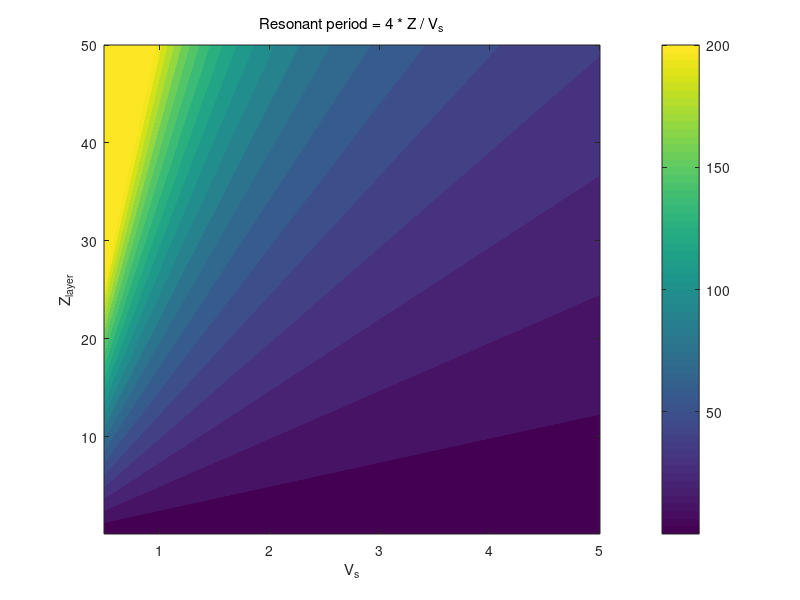

Reproduce this figure in MATLAB.
b = linspace(0.5,5,100); 
z = linspace(0.1,50,201); 

[z,b] = ndgrid(z,b); 

f = b./(4.*z); 
t = 1./f; 

figure(1); clf; hold on; box on; 
title('Resonant period = 4 * Z / V_s', 'fontweight', 'normal');
xlabel('V_s'); 
ylabel('Z_{layer}'); 
contourf(b, z, t, 40, 'LineColor', 'none'); 
cbar = colorbar(); 
caxis([0.001, 200]); 